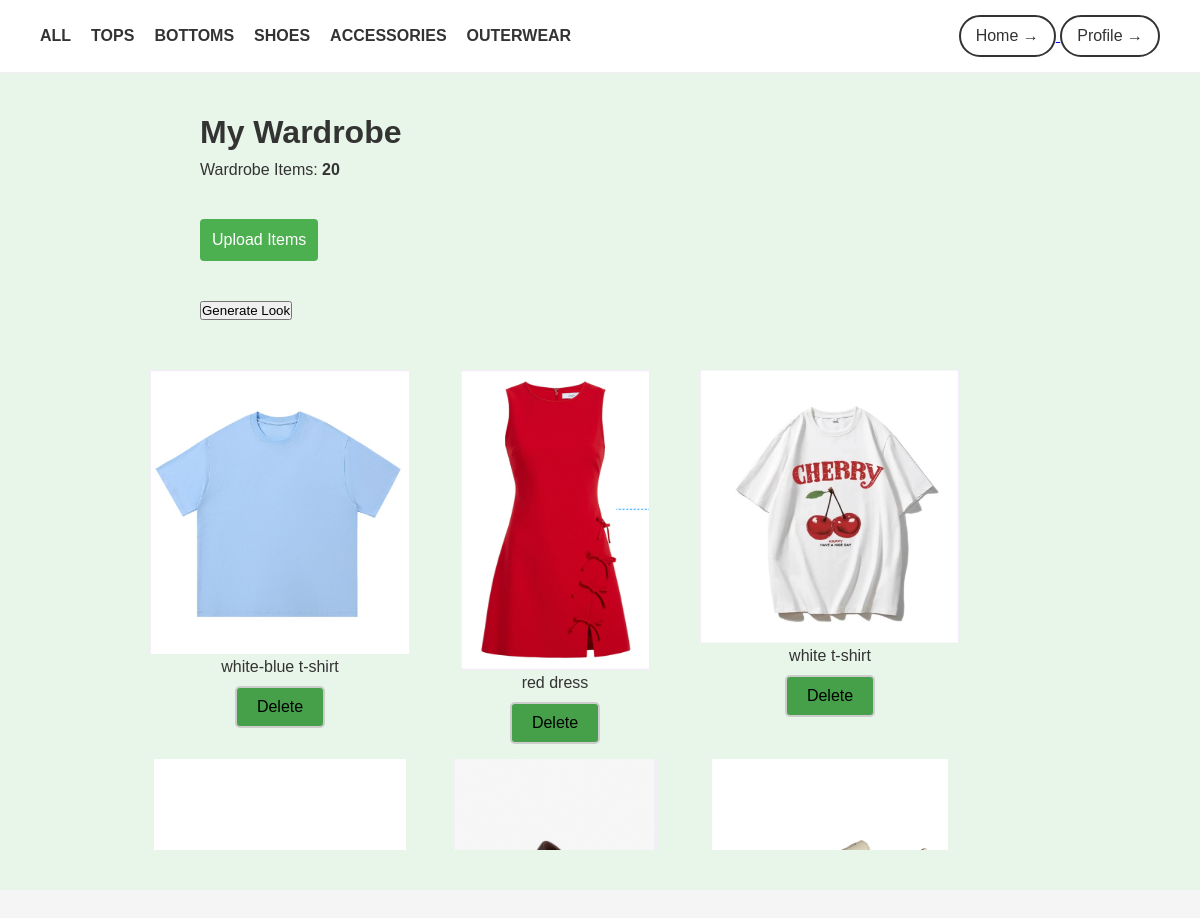
/wardrobe (signed in), run on the app's committed database.
### app.py (models this page shows)
class WardrobeItem(db.Model):
    id = db.Column(db.Integer, primary_key=True)
    name = db.Column(db.String(120), nullable=False)
    category = db.Column(db.String(50), nullable=False)
    image_url = db.Column(db.String(200), nullable=False)
    user_id = db.Column(db.Integer, db.ForeignKey('user.id'), nullable=False)

### app.py (the view)
@app.route('/wardrobe', methods=['GET'])
@login_required
def wardrobe():
    category = request.args.get('category')  # Получаем параметр category из URL
    if category and category != 'all':  # Если категория есть в URL и она не 'all'
        items = WardrobeItem.query.filter_by(user_id=current_user.id, category=category).all()
    else:  # Если категории нет (или 'all')
        items = WardrobeItem.query.filter_by(user_id=current_user.id).all()  # Показываем все элементы
    return render_template('wardrobe.html', items=items)

### app.py (called while the page is built)
@login_manager.user_loader
def load_user(user_id):
    return db.session.get(User, int(user_id))

### templates/wardrobe.html (shortened to what this page needs)
<!DOCTYPE html>
<html lang="en">
<head>
    <link rel="stylesheet" href="/static/css/wardrobe.css">
</head>
<body>
   <header>
    <div class="nav-container">
      <nav>
        <ul>
          <li><a href="{{ url_for('wardrobe', category='all') }}">ALL</a></li>
          <li><a href="{{ url_for('wardrobe', category='Tops') }}">TOPS</a></li>
          <li><a href="{{ url_for('wardrobe', category='Bottoms') }}">BOTTOMS</a></li>
          <li><a href="{{ url_for('wardrobe', category='Shoes') }}">SHOES</a></li>
          <li><a href="{{ url_for('wardrobe', category='Accessories') }}">ACCESSORIES</a></li>
          <li><a href="{{ url_for('wardrobe', category='Outerwear') }}">OUTERWEAR</a></li>
        </ul>
      </nav>
      <div class="search-profile">
        <div class="profile-buttons">
          <a href="{{ url_for('main') }}" class="main-btn">
            <button>Home →</button>
          </a>
          <a href="{{ url_for('profile') }}" class="profile-btn">
            <button>Profile →</button>
          </a>
        </div>
      </div>
    </div>
  </header>
  <section class="wardrobe-section">
    <div class="wardrobe-header">
        <h1>My Wardrobe</h1>
        <div class="wardrobe-info">
            <p>Wardrobe Items: <span class="item-count">{{ items|length }}</span></p>
            <a href="/upload">
                <button class="upload-btn">Upload Items</button>
            </a>
            <a href="{{ url_for('generate_outfit') }}">
              <button>Generate Look</button>
          </a>
          </div>
        </div>
    <div class="wardrobe-images-container">
        <div class="wardrobe-images">
            {% for item in items %}
              <div class="image-container">
                  <img src="{{ url_for('uploaded_file', filename=item.image_url.split('/')[-1]) }}" alt="{{ item.name }}" class="wardrobe-image">
                  <p>{{ item.name }}</p>
                  <form action="{{ url_for('delete_item', item_id=item.id) }}" method="POST">
                      <button type="submit" class="delete-btn">Delete</button>
                  </form>
              </div>
            {% endfor %}
        </div>
    </div>
  </section>
</body>
</html>

### static/css/wardrobe.css (style rules this page uses)
* { margin: 0; padding: 0; box-sizing: border-box; }
body { font-family: Arial, sans-serif; background-color: #f5f5f5; color: #333; }
section { margin: 0; padding: 0; }
header { background-color: #ffffff; padding: 15px 40px; border-bottom: 2px solid #f0f0f0; }
.nav-container { display: flex; justify-content: space-between; align-items: center; max-width: 100%; width: 100%; margin: 0; }
nav ul { display: flex; gap: 20px; padding-left: 0; margin-left: 0; list-style-type: none; }
nav ul li a { text-decoration: none; color: #333; font-weight: bold; font-size: 1rem; }
.search-profile { display: flex; gap: 20px; align-items: center; }
.profile-buttons button { background-color: #ffffff; color: #333; border: 2px solid #333; padding: 10px 15px; border-radius: 25px; font-size: 1rem; cursor: pointer; }
.wardrobe-section { background-color: #e8f5e9; padding: 40px 20px; display: flex; flex-direction: column; align-items: center; }
.wardrobe-header { display: flex; flex-direction: column; align-items: flex-start; margin-bottom: 30px; width: 90%; max-width: 800px; }
.wardrobe-header h1 { font-size: 2rem; color: #333; margin-bottom: 10px; }
.wardrobe-info { display: flex; flex-direction: column; align-items: flex-start; gap: 40px; width: 100%; }
.wardrobe-images { display: flex; gap: 40px; justify-content: flex-end; margin-top: 0px; width: 90%; max-width: 900px; }
.image-container { text-align: center; }
.wardrobe-image { width: 250px; height: 250px; object-fit: contain; }
.item-count { font-weight: bold; }
.upload-btn { background-color: #69f0ae; color: white; border: none; padding: 10px 20px; border-radius: 25px; font-size: 1rem; cursor: pointer; }
.upload-btn { padding: 12px; background-color: #4CAF50; color: white; border: none; border-radius: 4px; font-size: 16px; cursor: pointer; transition: background-color 0.3s; }
.wardrobe-images-container { max-height: 500px; overflow-y: scroll; padding: 20px; }
.wardrobe-images { display: flex; flex-wrap: wrap; gap: 15px; }
.image-container { flex: 1 1 200px; text-align: center; }
.wardrobe-image { width: 100%; height: auto; max-height: 300px; }
.delete-btn { background-color: #45a049; border: 2px solid #ccc; padding: 10px 20px; margin-top: 10px; cursor: pointer; text-align: center; display: inline-block; font-size: 16px; border-radius: 5px; }

### data on the page
WardrobeItem: image_url (picture), name "white-blue t-shirt"
WardrobeItem: image_url (picture), name "red dress"
WardrobeItem: image_url (picture), name "white t-shirt"
WardrobeItem: image_url (picture)
WardrobeItem: image_url (picture)
WardrobeItem: image_url (picture)

### other printed values
{{ items|length }} "20"
